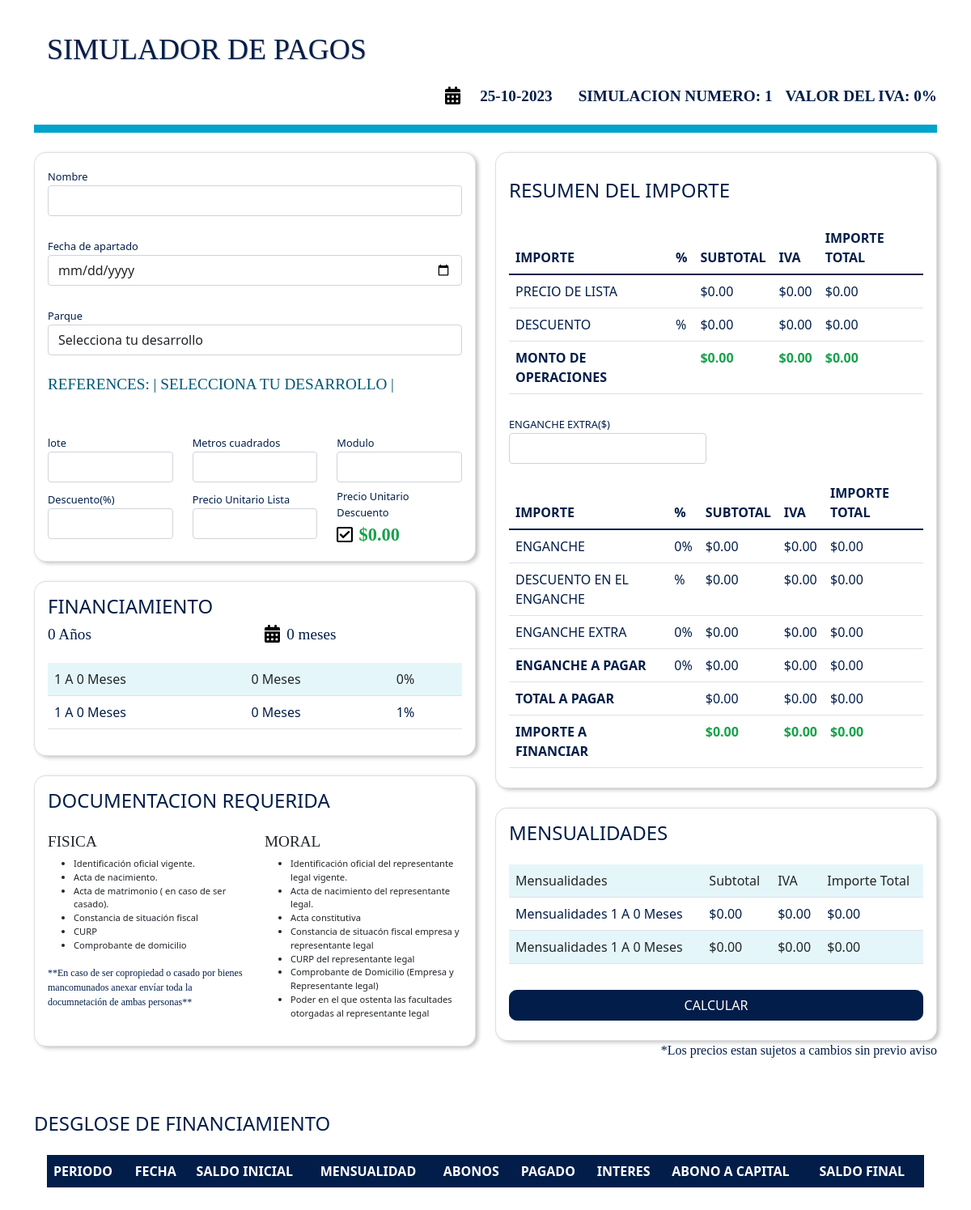
Before: / with the older database file.
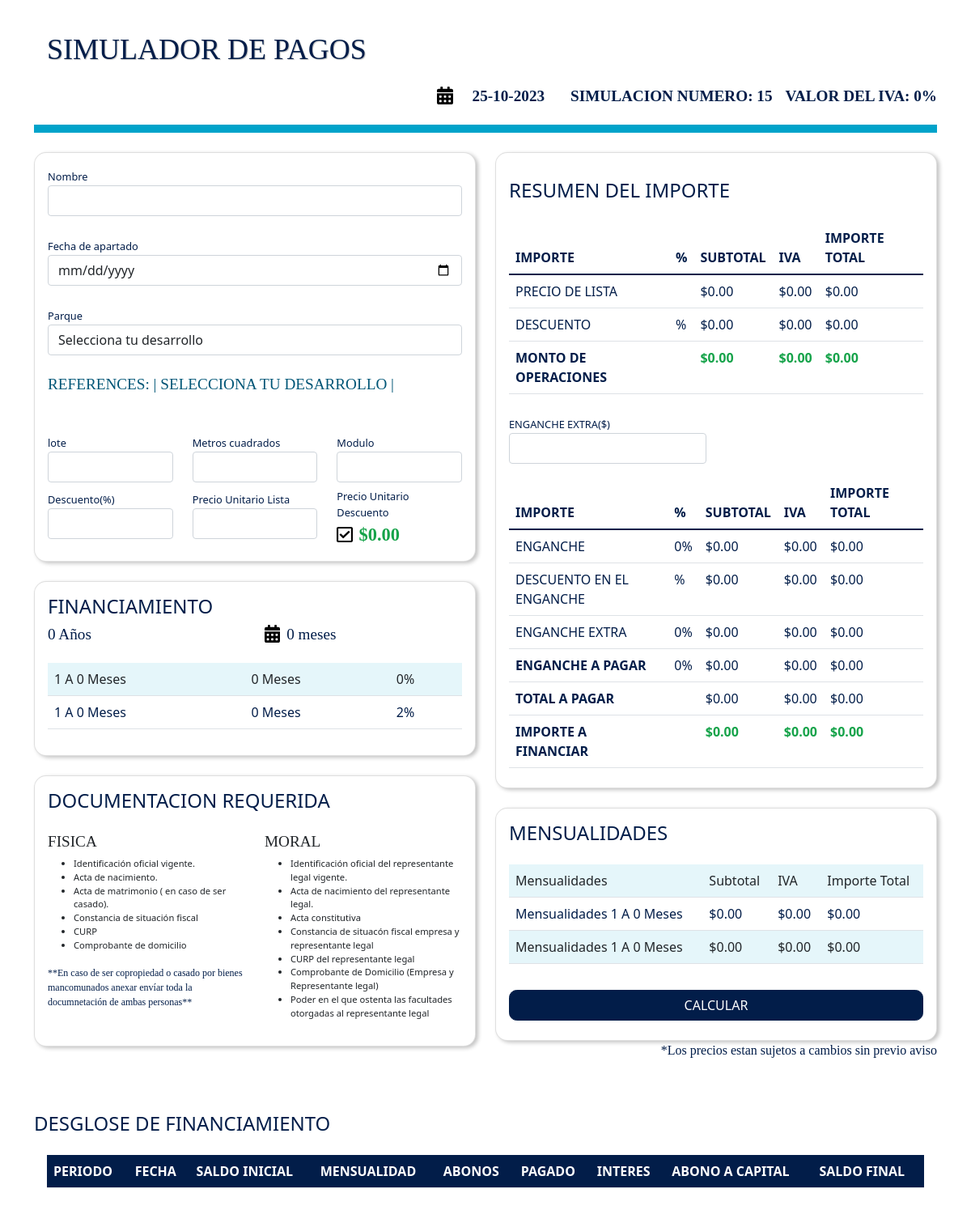
After: the same page with the newer database file.
### tables this page shows
CREATE TABLE `financiamiento` (
  `id_financiamiento` int(11) NOT NULL,
  `financiamiento1` double NOT NULL,
  `financiamiento2` double NOT NULL
);

### index.php (the view, shortened to what the rows shown need)
<?php
require_once "./php/conexion.php";
$les="SELECT * FROM financiamiento where 1";
$ser=mysqli_query($conexion,$les);
$som = mysqli_fetch_row($ser);
if (isset($_POST['enviar'])) {
    $datos2 = date('Y-m-d');
    $datos1 = $_POST['date'];
    $modulo = $_POST['modulo'];
    $pulista = $_POST['pulista'];
    $lote = $_POST['lote'];
    $nombre = $_POST['name'];
    $condominio = "Lomas 4";
    $podescuento = $_POST['descuento'];
    $metraje = $_POST['area'];
    $emdies = $_POST['engancheextra'];
    $des = $_POST['desarrolloid'];
    $op="SELECT tipo FROM parque where nombre = '$des'";
$res=mysqli_query($conexion,$op);
$ko = mysqli_fetch_row($res);
$op1="SELECT meses FROM parque where nombre = '$des'";
$qwe=mysqli_query($conexion,$op1);
$meses = mysqli_fetch_row($qwe);
$años = $meses[0]/12;
    $sel="SELECT * FROM parque where nombre = '$des'";
$res=mysqli_query($conexion,$sel);
$mos1 = mysqli_fetch_row($res);
 $descuento = $podescuento*$pulista/100;
 $pudescuento = $pulista - $descuento;
 $plista = $metraje * $pulista;
if ($des == 'calamanda (local)') {
 $descuentoc = 80000;
}else{
 $descuentoc = $podescuento*$plista/100;
}
 $montoo = $plista - $descuentoc;
    switch ($des) {
        case 'celta':
        case 'aereopuerto (naves)':
        case 'aereopuerto (lote)':
        case 'calamanda (nave)':
        case 'calamanda (local)':
        case 'sur 57':
            $poenganche = 30;
            break;
        case 'gamma II espeta 2':
            $poenganche = 20;
        break;
        default:
            break;
    }
 $enganche = $montoo * $poenganche / 100;
 switch ($des) {
    case 'celta':
        case 'aereopuerto (naves)':
            case 'aereopuerto (lote)':
                case 'calamanda (nave)':
                    case 'calamanda (local)':
                        case 'sur 57':
                            case 'gamma II espeta 2':
                        $pdenganche = $enganche * 0;
                        break;
    default:
        break;
 }
 $denganche = $enganche * $pdenganche / 100;
 if($emdies>$enganche){
    $eepagar = $emdies - ($enganche - $denganche) ;
 }else{
    $eepagar = 0;
    $emdies = 0;
 }
 $poren1 = $eepagar / $montoo *100;
 $poren2 =round($poren1);
 $eapagar = $enganche - $denganche + $eepagar;
 $peapagara1 = $eapagar / $montoo *100;
 $peapagara2 = $peapagara1;
 $montoaf = $montoo - $enganche - $eepagar;
 $tapagar = $eapagar + $montoaf;
 $porepagar =round( (($eapagar/$montoo)*100),1 );
 if($ko[0] == "lote"){
    $iva2 = 0;
    $iva = 0;
    }else{
    $iva = 12.8/100;
    $iva2 = 12.8;
    }
    $plista2 = $plista * $iva;
    $plistat = $plista + $plista2;
    $descuentoc2 = $descuentoc * $iva;
    $descuentoct = $descuentoc + $descuentoc2;
    $montoo2 = $montoo * $iva;
    $montoot = $montoo + $montoo2;
    $enganche2 = $enganche * $iva;
    $enganchet = $enganche + $enganche2;
    $denganche2 = $denganche * $iva;
    $denganchet = $denganche2 + $denganche;
    $eepagar2 = $eepagar * $iva;
    $eepagart = $eepagar + $eepagar2;
    $eapagar2 = $eapagar * $iva;
    $eapagart = $eapagar + $eapagar2;
    $tapagar2 = $tapagar * $iva;
    $tapagart = $tapagar + $tapagar2;
    $montoaf2 = $montoaf * $iva;
    $montoaft = $montoaf + $montoaf2;
 $plazo = $meses[0];
$result = explode('-', $datos1);
$dia1 = $result[2];
$mes1 = $result[1];
$año1 = $result[0];
$result1 = $año1 . "-" . $mes1 . "-" . $dia1;
$dia = $result[2];
if($dia < 6){
    $per =date("d-m-Y",strtotime($datos1."+ 1 month"));
}else{
    $per = date("d-m-Y",strtotime($datos1."+ 2 month"));
}
$res = explode('-', $per);
$mes = $res[1];
$año = $res[2];
$mos ="05/". $mes."/".$año;
$dat = $año . "-" . $mes . "-05";
$abonos = 0;
$les="SELECT * FROM financiamiento where 1";
$ser=mysqli_query($conexion,$les);
$som = mysqli_fetch_row($ser);
$som1 = $som[1]*0;
$som2 = $som[2]*0.01;
$cuota1 = 0;
$cuota2 = 0;
$cuota3 = 0;
                        for($i = 1; $i <= $plazo; $i ++){
                            $periodo = $i;
                            $r = $i-1;
                            if($periodo == 1){
                                $fech = $mos;
                                $enganche3 = $eepagart + $enganchet;
                                $financiar = $montoot - $enganche3;
                                $si = $financiar;
                                $interes = $som1;
                                $mensualidades = $financiar / $plazo;
                                $pagado = $mensualidades + $abonos;
                                $intereses = $si*$som1;
                                $abonocapital = $mensualidades - $intereses;
                                $saldofinal = $si - $abonocapital;
                                $cuota1 = $mensualidades;
                                $cuota2 = $cuota1 * $iva;
                                $cuotat = $cuota1 + $cuota2;
                            }
                            if($periodo > 1 AND $periodo <= $mos1[4]){
                                $fech = date("m/Y",strtotime($per."+ $r month"));
                                $si= $saldofinal;
                                $mensualidades = $financiar / $plazo;
                                $pagado = $mensualidades + $abonos;
                                $intereses = $si*$som1;
                                $abonocapital = $mensualidades - $intereses;
                                $saldofinal = $si - $abonocapital;
                            }
                            if($periodo == $mos1[4]+1){
                                $fech = date("m/Y",strtotime($per."+ $r month"));
                                $intereses = $si*$som2;
                                $spagado = $mensualidades * $mos1[4];
                                $porpagar = $financiar - $spagado;
                                $plasor = $plazo - $mos1[4];
                                $msci2 = $mos1[5];
                                $añosmsci2 = $msci2 / 12;
                                $cuota = $porpagar * (pow(1+$som[2]/100 , $plasor) * $som[2]/100)/ (pow(1+$som[2]/100, $plasor)-1);
                                $cuota2 = $cuota;
                            }
                            if($periodo > $mos1[4] AND $periodo <= $mos1[4] + $mos1[5]){
                                $fech = date("m/Y",strtotime($per."+ $r month"));
                                $interes = $som2;
                                $si= $saldofinal;
                                $mensualidades = $cuota;
                                $pagado = $mensualidades + $abonos;
                                $intereses = $si*$som2;
                                $abonocapital = $mensualidades - $intereses;
                                $saldofinal = $si - $abonocapital;
                            }
                        }
} else {
    $mos1[4] = 0;
    $mos1[5] = 0;
}
?>
<!DOCTYPE html>
<html lang="es">
<head>
    <link rel="stylesheet" href="css/bootstrap.min.css">
    <link href="https://cdnjs.cloudflare.com/ajax/libs/bootstrap-datepicker/1.7.1/css/bootstrap-datepicker.min.css" rel="stylesheet"/>
    <link rel="stylesheet" href="css/normalize.css">
    <link rel="stylesheet" href="css/all.css">
    <link rel="stylesheet" href="css/main.css">
</head>
<body>
    <div class="container ">
        <div class="">
            <div class="d-flex  align-items-center">
                <h1 class="blue-text text-uppercase ml-1"> Simulador de Pagos</h1>
            </div>
        </div>
        <form action="<?php echo htmlspecialchars($_SERVER['PHP_SELF']) ?>" method="post">
        <section class="table-view mb-5">
            <div class="row mt-4">
                <div class="col-12  col-xl-6">
                    <div class="card p-3 mt-4">
                        <h2 class="text-uppercase blue-text">financiamiento</h2>
                        <table class="table table-striped table-hover mt-3 ">
                            <tbody>
                                <tr>
                                    <td>1 A <?php echo $mos1[4];?> Meses </td>
                                    <td><?php echo $mos1[4];?> Meses </td>
                                    <td><?php echo $som[1];?>%</td>
                                </tr>
                                <tr>
                                    <td><?php echo $mos1[4]+1;?> A <?php echo $mos1[4] + $mos1[5];?> Meses </td>
                                    <td><?php echo $mos1[5] ?> Meses</td>
                                    <td><?php echo $som[2];?>%</td>
                                </tr>
                            </tbody>
                        </table>
                    </div>
                    <div class="card p-3 mt-4">
                        <h2 class="text-uppercase blue-text">documentacion requerida</h2>
                    </div>
                </div>
                <div class="col-12 col-xl-6">
                    <div class="card p-3 mt-4 mt-xl-0">
                        <h2 class="text-uppercase blue-text mt-3">resumen del importe</h2>
                        <table class="table mt-3 mb-2">
                            <thead>
                                <tr>
                                    <th class="text-uppercase text-bold" scope="col">importe</th>
                                    <th class="text-uppercase text-bold" scope="col">%</th>
                                    <th class="text-uppercase text-bold" scope="col">subtotal</th>
                                    <th class="text-uppercase text-bold" scope="col">iva</th>
                                    <th class="text-uppercase text-bold" scope="col">importe total</th>
                                </tr>
                            </thead>
                        </table>
                        <table class="table mt-3 mb-2">
                            <thead>
                                <tr>
                                    <th class="text-uppercase text-bold" scope="col">importe</th>
                                    <th class="text-uppercase text-bold" scope="col">%</th>
                                    <th class="text-uppercase text-bold" scope="col">subtotal</th>
                                    <th class="text-uppercase text-bold" scope="col">iva</th>
                                    <th class="text-uppercase text-bold" scope="col">importe total</th>
                                </tr>
                            </thead>
                        </table>
                    </div>
                    <div class="card p-3 mt-4">
                        <h2 class="text-uppercase blue-text">Mensualidades</h2>
                    </div>
                </div>
            </div>
        </section>
        </form>
        <section class="mb-5">
            <h2 class="text-uppercase blue-text mt-3">DESGLOSE DE FINANCIAMIENTO</h2>
            <div class="p-3 table-responsive-lg">
                <table class="table table-striped table-hover mb-2">
                    <thead class="thead-pagos">
                        <tr>
                            <th class="text-uppercase text-bold" scope="col">periodo</th>
                            <th class="text-uppercase text-bold" scope="col">fecha</th>
                            <th class="text-uppercase text-bold" scope="col">saldo inicial</th>
                            <th class="text-uppercase text-bold" scope="col">mensualidad</th>
                            <th class="text-uppercase text-bold" scope="col">Abonos</th>
                            <th class="text-uppercase text-bold" scope="col">pagado</th>
                            <th class="text-uppercase text-bold" scope="col">interes</th>
                            <th class="text-uppercase text-bold" scope="col">abono a capital</th>
                            <th class="text-uppercase text-bold" scope="col">Saldo Final</th>
                        </tr>
                    </thead>
                </table>
            </div>
        </section>
    </div>
</body>
</html>

Changed rows visible on the page:
changed financiamiento: financiamiento2 "1" → "2"
Other visible differences:
$ident: "1" → "15"
